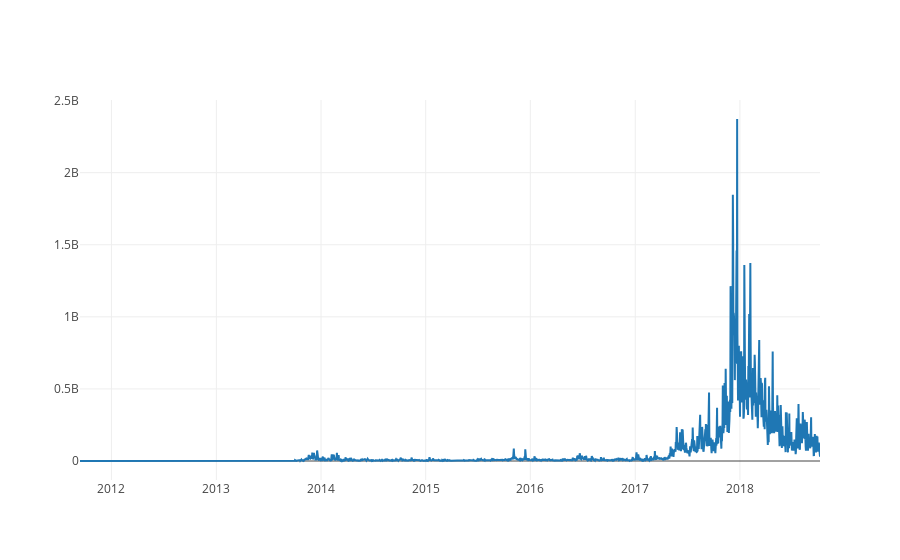

Notebook cell for this chart:
### Code cell
btc_usd_datasets.replace(0, np.nan, inplace=True)
btc_price_datasets.replace(0, np.nan, inplace=True)

btc_usd_datasets['agg_btc_volume_usd'] = btc_usd_datasets.sum(axis=1)
btc_price_datasets['avg_btc_price_usd'] = btc_price_datasets.mean(axis=1)

btc_trace = go.Scatter(x=btc_usd_datasets.index, y=btc_usd_datasets['agg_btc_volume_usd'])
py.iplot([btc_trace])

### Figure 1 — Plotly figure (JSON) as saved in the notebook; plotly's stock layout.template omitted (floating-point values rounded to 4 significant figures; data arrays with more than 128 entries replaced by an {"elided": "..."} marker saying what was removed)
{"data": [{"type": "scatter", "uid": "b682f2aa-d0b9-11e8-ae02-b8e856272800", "x": {"elided": "2582 str values"}, "y": {"elided": "2582 float values"}}], "layout": {}}
